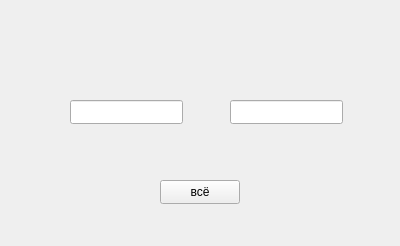
<?xml version="1.0" encoding="UTF-8"?>
<ui version="4.0">
 <class>Formtwo</class>
 <widget class="QWidget" name="Formtwo">
  <property name="geometry">
   <rect>
    <x>0</x>
    <y>0</y>
    <width>400</width>
    <height>246</height>
   </rect>
  </property>
  <property name="windowTitle">
   <string>Form</string>
  </property>
  <widget class="QLineEdit" name="lineEdit">
   <property name="geometry">
    <rect>
     <x>70</x>
     <y>100</y>
     <width>113</width>
     <height>24</height>
    </rect>
   </property>
  </widget>
  <widget class="QLineEdit" name="lineEdit_2">
   <property name="geometry">
    <rect>
     <x>230</x>
     <y>100</y>
     <width>113</width>
     <height>24</height>
    </rect>
   </property>
  </widget>
  <widget class="QPushButton" name="pushButton">
   <property name="geometry">
    <rect>
     <x>160</x>
     <y>180</y>
     <width>80</width>
     <height>24</height>
    </rect>
   </property>
   <property name="text">
    <string>всё</string>
   </property>
  </widget>
 </widget>
 <resources/>
 <connections/>
</ui>
